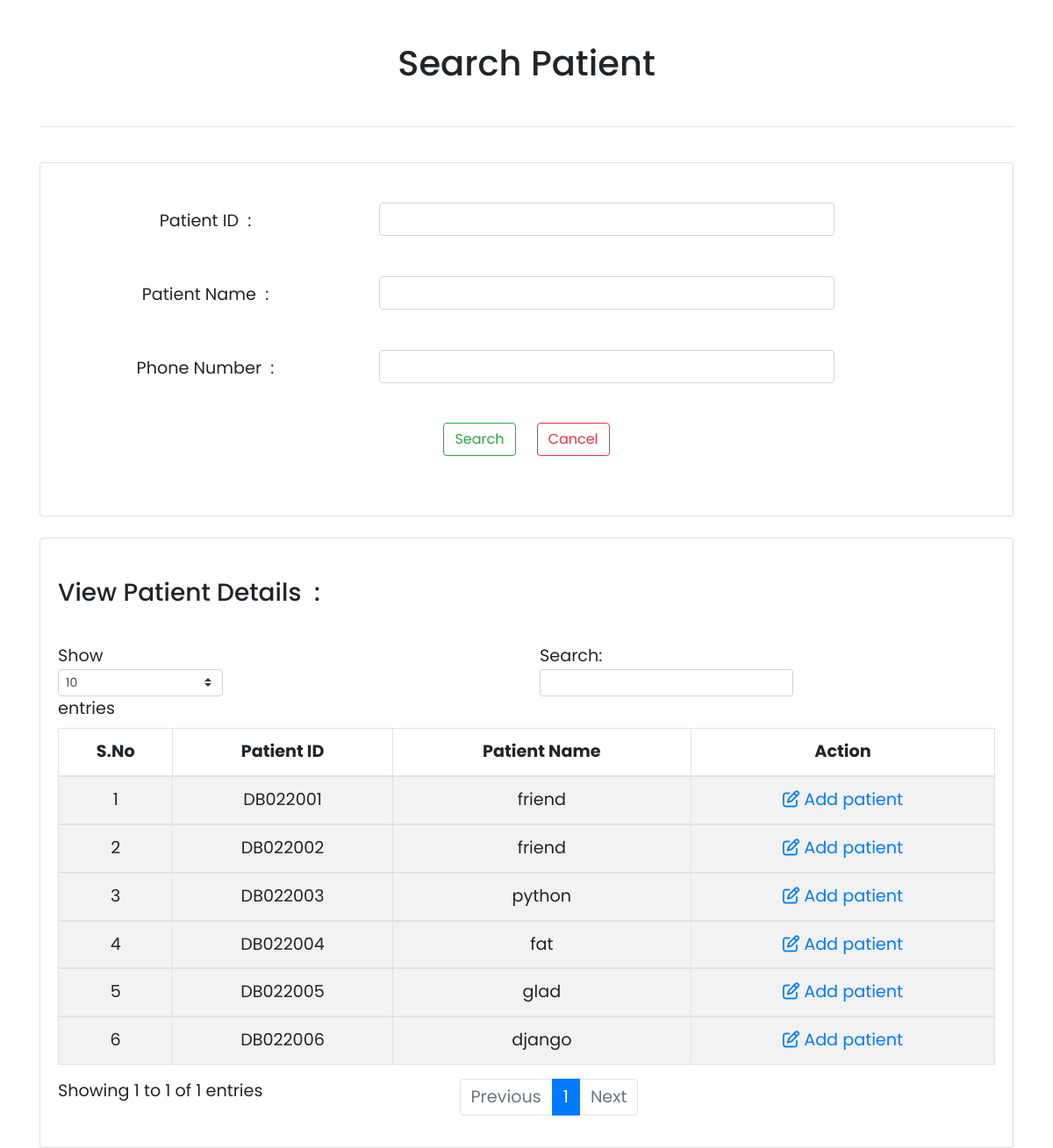
The app's page /search_patient/ with its own data.
### management/models.py (models this page shows)
class PatientDetails(models.Model):
    patient_id= models.CharField(max_length=30)
    patient_name= models.CharField(max_length=30)
    fathers_name= models.CharField(max_length=30)
    Age= models.IntegerField()
    Date_of_birth= models.DateField()
    Gender= models.CharField(max_length=30)
    Address= models.TextField(max_length=30)
    Phone_number = models.IntegerField()

### management/views.py (the view)
# urls.py: path('search_patient/', views.search_patient, name='search_patient'),
def search_patient(request):
    x=  PatientDetails.objects.all()
    if request.method=="POST":
        patient_id=request.POST.get("patient_id")
        patient_name=request.POST.get("patient_name")
        Phone_number=request.POST.get("Phone_number")
        result= PatientDetails.objects.filter(Q(patient_name=patient_name)| Q(Phone_number=Phone_number)| Q(patient_id=patient_id))
        print(result)
        return render(request,'management/search_patient.html',{'x':result})
    else:
        return render(request,'management/search_patient.html',{'x':x})

### management/templates/management/search_patient.html (shortened to what this page needs)
{% load static %}
<!DOCTYPE html>
<html lang="en">
<head>
  <link rel="stylesheet" href="https://cdn.jsdelivr.net/npm/bootstrap@4.6.2/dist/css/bootstrap.min.css"
>
  <link rel="stylesheet" href="https://cdnjs.cloudflare.com/ajax/libs/font-awesome/6.2.0/css/all.min.css">
  <link rel="stylesheet" href="{% static 'css/registrationstyle.css' %}">
</head>
<body>
    <section id="search_patient">
        <div class="container">
            <h1 class="text-center mt-5">Search Patient </h1><br>
            <hr><br>
            <div class="card">
                <div class="card-body text_size">
                    <form method="POST">
                        <div class="form-group row">
                            <div class="col-lg-4 text-lg-center text-md-left text-sm-left">
                                <label for="colFormLabel" class="col-form-label">Patient ID&nbsp;&nbsp;:</label>
                            </div>
                            <div class="col-lg-6">
                                <input type="text" class="form-control" name="patient_id" value="{{patient_id}}" id="colFormLabel" placeholder="" >
                            </div>
                        </div>
                        <div class="form-group row">
                            <div class="col-lg-4 text-lg-center text-md-left text-sm-left">
                                <label for="colFormLabel" class="col-form-label">Patient Name&nbsp;&nbsp;:</label>
                            </div>
                            <div class="col-lg-6">
                                <input type="text" name="patient_name" class="form-control"  id="colFormLabel" placeholder="" required>
                            </div>
                        </div>
                        <div class="form-group row">
                            <div class="col-lg-4 text-lg-center text-md-left text-sm-left">
                                <label for="colFormLabel" class="col-form-label">Phone Number&nbsp;&nbsp;:</label>
                            </div>
                            <div class="col-lg-6">
                                <input type="text" name="Phone_number" class="form-control" id="colFormLabel" placeholder="" minlength="10" required>
                            </div>
                        </div>
                        <div class="col-lg-12 d-flex justify-content-center mb-5">
                        <button type="submit" class="btn btn-outline-success">Search</button>
                        <button type="reset" class="btn btn-outline-danger ml-4">Cancel</button>
                    </div>
                    </form>
                </div>
            </div><br>
            <div class="card">
                <div class="card-body text_size">
                    <h3 class="card-title">View Patient Details&nbsp;&nbsp;:</h3><br>
                    <table id="example" class="table table-striped table-bordered text-center" style="width:100%">
                        <thead>
                            <tr>
                                <th class="text-center">S.No</th>
                                <th class="text-center">Patient ID</th>
                                <th class="text-center">Patient Name</th>
                                <th class="text-center">Action</th>
                            </tr>
                        </thead>
                        <tbody>
                            {% for i in x %}
                            <tr>
                                <td>{{i.id}}</td>
                                <td>{{i.patient_id}}</td>
                                <td>{{i.patient_name}}</td>
                                <td><a href="" data-toggle="modal" data-target="#exampleModal"> <i
                                 ob_id="{{i.id}}"       patient="{{i.patient_id}}" patient_name="{{i.patient_name}}" patient_age="{{i.Age}}" patient_gender="{{i.Gender}}" patient_address="{{i.Address}}" patient_phone_number="{{i.Phone_number}}" patient_date_of_birth="{{i.Date_of_birth}}" onclick="view('{{i.id}}')"  id="hi{{i.id}}"  class="fa-regular fa-pen-to-square"></i></a>
                                <a href="{% url 'add_patient' i.id %}"> Add patient </a>
                                </td>
                            </tr>
                        </tbody>
                        {% endfor %}
                    </table>
                </div>
            </div>
        </div>
    </section>
</body>
</html>

### management/static/css/registrationstyle.css (style rules this page uses)
body { margin:0; padding: 0; box-sizing: border-box; width: 100%; font-family: 'poppins'; font-style: normal; }
.text_size { font-size: larger; margin-top: 25px; }
.col-form-label { margin-bottom: 25px; }

### records on screen
PatientDetails: id "1", patient_id "DB022001", patient_name "friend"
PatientDetails: id "2", patient_id "DB022002", patient_name "friend"
PatientDetails: id "3", patient_id "DB022003", patient_name "python"
PatientDetails: id "4", patient_id "DB022004", patient_name "fat"
PatientDetails: id "5", patient_id "DB022005", patient_name "glad"
PatientDetails: id "6", patient_id "DB022006", patient_name "django"
